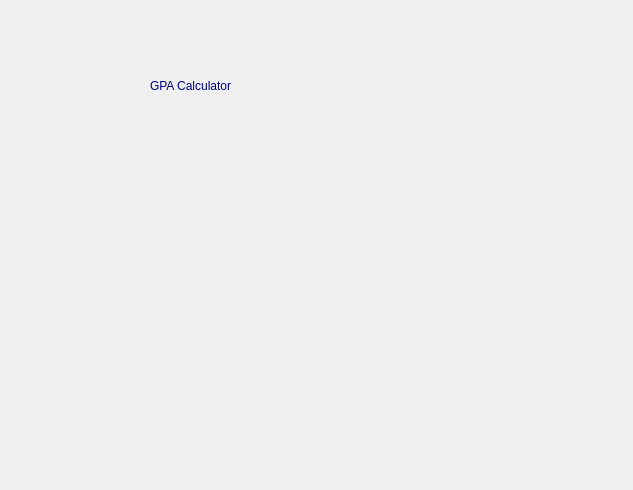
<?xml version="1.0" encoding="UTF-8"?>
<ui version="4.0">
 <class>Calculate_GPA_Dialog</class>
 <widget class="QDialog" name="Calculate_GPA_Dialog">
  <property name="geometry">
   <rect>
    <x>0</x>
    <y>0</y>
    <width>633</width>
    <height>490</height>
   </rect>
  </property>
  <property name="windowTitle">
   <string>Dialog</string>
  </property>
  <widget class="QWidget" name="verticalLayoutWidget">
   <property name="geometry">
    <rect>
     <x>80</x>
     <y>120</y>
     <width>451</width>
     <height>301</height>
    </rect>
   </property>
   <layout class="QVBoxLayout" name="verticalLayout_gpa_calculator"/>
  </widget>
  <widget class="QLabel" name="label">
   <property name="geometry">
    <rect>
     <x>150</x>
     <y>50</y>
     <width>331</width>
     <height>71</height>
    </rect>
   </property>
   <property name="styleSheet">
    <string notr="true">color: rgb(0, 0, 127);
font: 20pt &quot;Segoe UI&quot;;</string>
   </property>
   <property name="text">
    <string>GPA Calculator</string>
   </property>
  </widget>
 </widget>
 <resources/>
 <connections/>
</ui>
